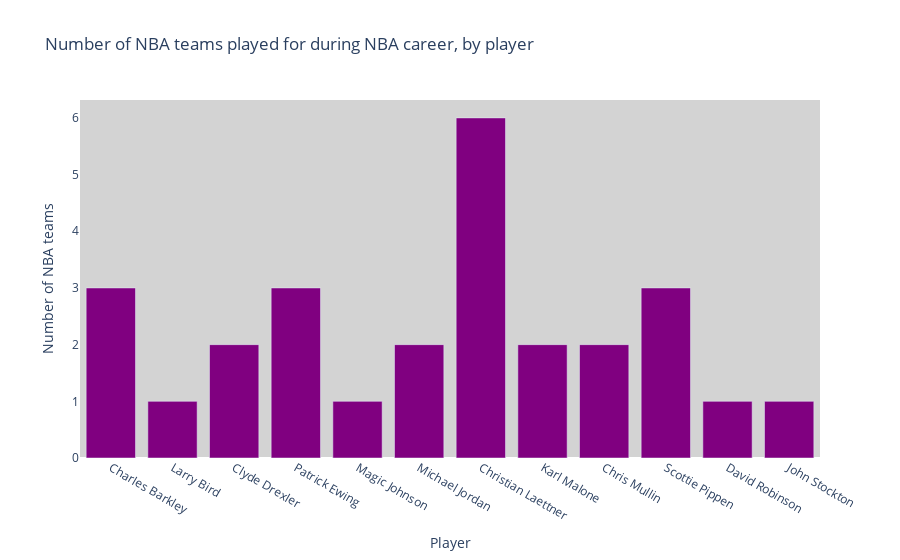

Notebook cell for this chart:
### Code cell
# bar chart of the number of NBA teams played by player
number_of_teams=[]
for name in roster:
    number_of_teams.append(mapdata['Team_Name'][mapdata['Name']== name].value_counts().shape[0])  

bar_trace = go.Bar(x=roster, y=number_of_teams)
fig=go.Figure(data=[bar_trace]).update_layout(title='Number of NBA teams played for during NBA career, by player', 
                                              xaxis_title='Player', 
                                              yaxis_title='Number of NBA teams' , plot_bgcolor='lightgrey').update_traces(marker_color='purple').update_yaxes(showgrid=False)
  
fig.show()

### Figure 1 — Plotly figure (JSON) as saved in the notebook; plotly's stock layout.template omitted (floating-point values rounded to 4 significant figures)
{"data": [{"marker": {"color": "purple"}, "type": "bar", "x": ["Charles Barkley", "Larry Bird", "Clyde Drexler", "Patrick Ewing", "Magic Johnson", "Michael Jordan", "Christian Laettner", "Karl Malone", "Chris Mullin", "Scottie Pippen", "David Robinson", "John Stockton"], "y": [3, 1, 2, 3, 1, 2, 6, 2, 2, 3, 1, 1]}], "layout": {"plot_bgcolor": "lightgrey", "title": {"text": "Number of NBA teams played for during NBA career, by player"}, "xaxis": {"title": {"text": "Player"}}, "yaxis": {"showgrid": false, "title": {"text": "Number of NBA teams"}}}}
